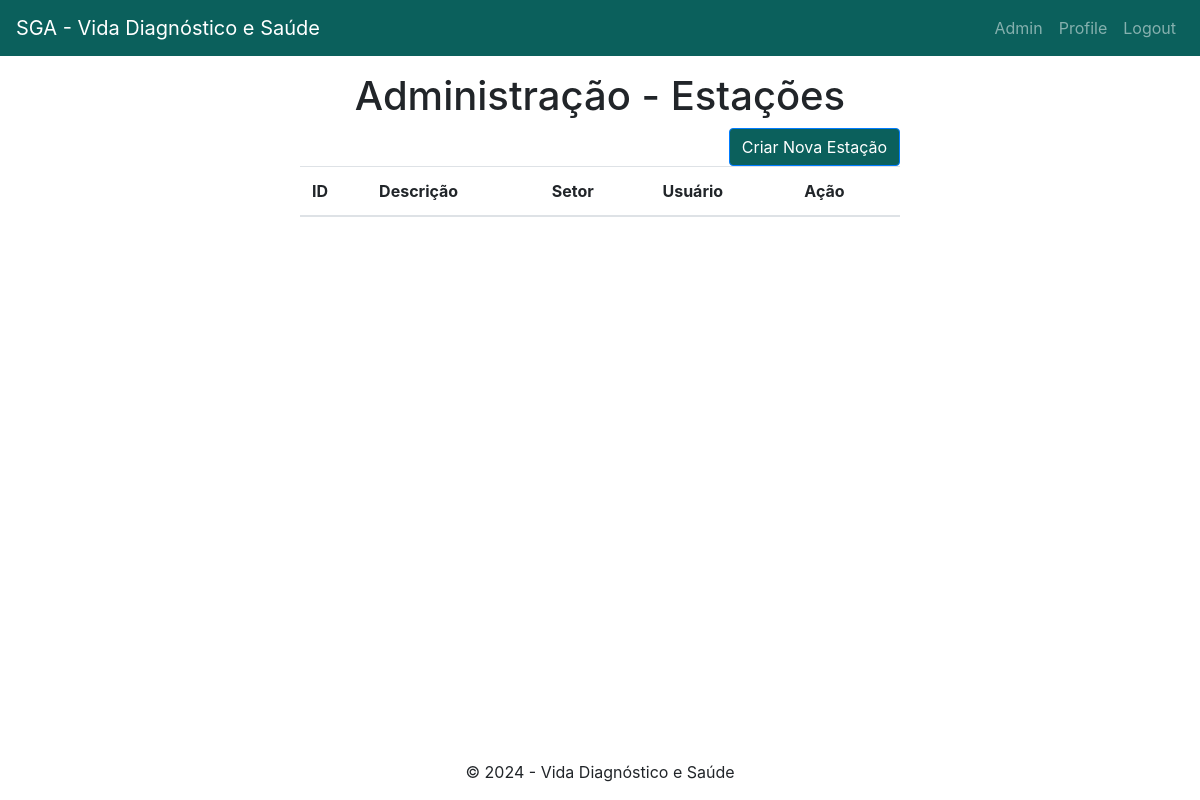
The page /estacoes (signed in) on the database as committed earlier.
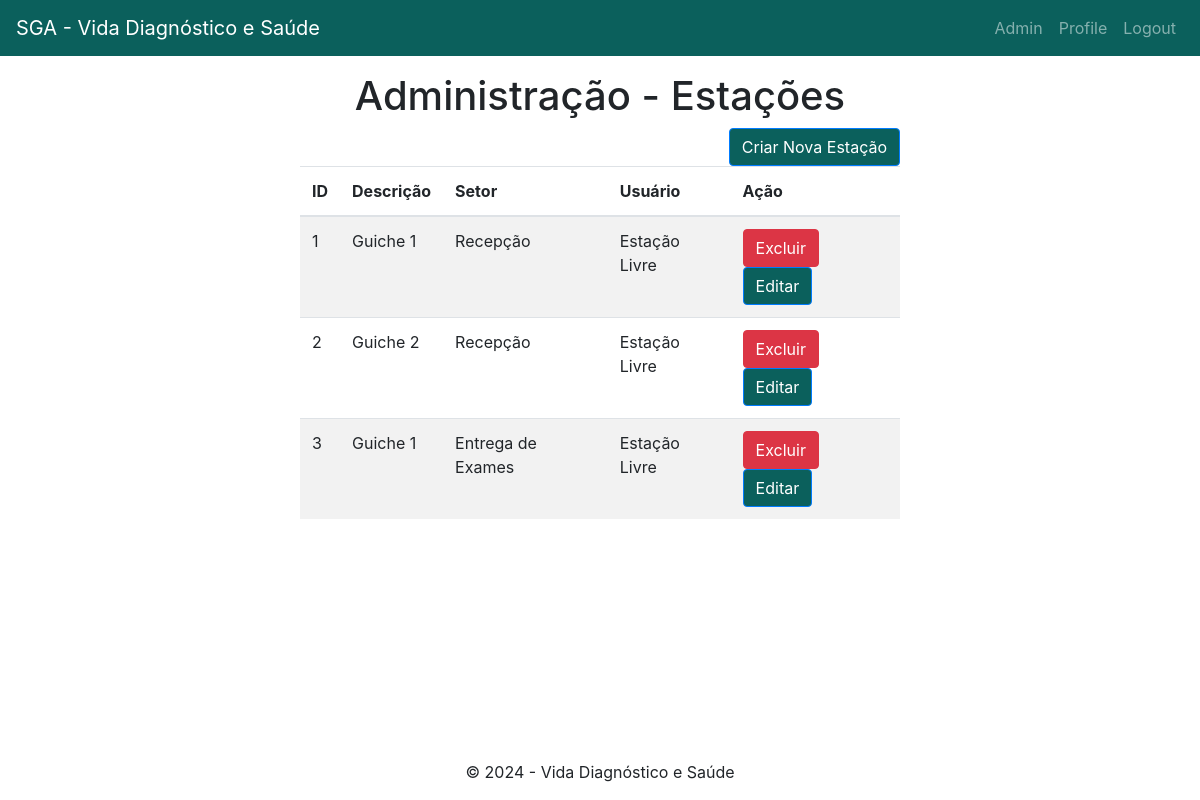
The same page on the database as committed later.
### models/estacao.py (models this page shows, shortened)
class Estacao(db.Model):
    id = db.Column(db.Integer, primary_key=True, autoincrement=True)
    id_setor = db.Column(db.Integer, nullable=False)
    id_usuario = db.Column(db.Integer)
    descricao = db.Column(db.String(255), nullable=False)

### models/setor.py (models this page shows, shortened)
class Setor(db.Model):
    id = db.Column(db.Integer, primary_key=True, autoincrement=True)
    descricao = db.Column(db.String(255), nullable=False)

### routes/estacoes.py (the view)
@estacao_bp.route("/estacoes", methods=["GET"])
@login_required
def estacoes():
    setores = obter_todos_setores()
    setores_descricao = {setor.id: setor.descricao for setor in setores}
    usuarios = obter_todos_usuarios()
    usuarios_descricao = {}
    for usuario in usuarios:
        if usuario.id_estacao is None:
            usuario_nome = "Estação Livre"
        else:
            usuario_nome = usuario.nome
        usuarios_descricao[usuario.id] = usuario_nome
    estacoes = obter_todas_estacoes()
    return render_template("/adm/estacoes.html", estacoes = estacoes, setores = setores_descricao, usuarios = usuarios_descricao)

### app.py (called while the page is built)
def create_app():
    app = Flask(__name__)
    app.config.from_pyfile("config.py")
    app.register_error_handler(401, erro_unautorized)
    app.register_error_handler(404, erro_page_not_found)
    app.register_error_handler(404, erro_internal_server)
    login_manager = LoginManager()
    login_manager.init_app(app)
    @login_manager.user_loader
    def load_user(usuario_id):
        return db.session.get(Usuario, usuario_id)
    db.init_app(app)
    register_blueprints(app)
    return app

### database.py (called while the page is built)
    def get_all(self):
        return self.Session.query(self.model_class).all()

### models/estacao.py (called while the page is built)
def obter_todas_estacoes():
    crud_estacao = CRUD(Estacao)
    estacoes = crud_estacao.get_all()
    return estacoes

### models/perfil.py (called while the page is built)
def obter_todos_perfis():
    crud_perfil = CRUD(Perfil)
    perfis = crud_perfil.get_all()
    return perfis

def obter_perfil_id(id_perfil):
    perfis = obter_todos_perfis()
    for perfil in perfis:
        if perfil.id == id_perfil:
            return perfil.descricao
    return None

### models/setor.py (called while the page is built)
def obter_todos_setores():
    crud_setor = CRUD(Setor)
    setores = crud_setor.get_all()
    return setores

### models/usuario.py (called while the page is built)
def obter_todos_usuarios():
    crud_usuarios = CRUD(Usuario)
    usuarios = crud_usuarios.get_all()
    return usuarios

    def is_adm(self):
        if self.perfil_str() == "Administrador":
            return True
        return False

    def perfil_str(self):
        from models.perfil import obter_perfil_id
        perfil = obter_perfil_id(self.id_perfil)
        return perfil

### templates/adm/estacoes.html
{% extends "base.html" %}
{% block content %}
    <h1>{% block title %}Administração - Estações{% endblock %}</h1>
    <div class="row">
        <div class="col-md-12">
            <div class="d-flex justify-content-end">
                <a href="{{ url_for('estacoes.criar') }}" class="btn btn-primary">Criar Nova Estação</a>
            </div>
        </div>
    </div>
    <table class="table table-striped">
        <thead>
            <tr>
                <th>ID</th>
                <th>Descrição</th>
                <th>Setor</th>
                <th>Usuário</th>
                <th>Ação</th>
            </tr>
        </thead>
        <tbody>
            {% for estacao in estacoes %}
                <tr>
                    <td>{{ estacao.id }}</td>
                    <td>{{ estacao.descricao }}</td>
                    <td>{{ setores.get(estacao.id_setor) }}</td>
                    <td>{{ usuarios.get(estacao.id_usuario) or "Estação Livre" }}</td>
                    <td>
                        <a href="{{ url_for('estacoes.excluir', estacao_id=estacao.id) }}" class="btn btn-danger">Excluir</a>
                        <a href="{{ url_for('estacoes.editar', estacao_id=estacao.id) }}" class="btn btn-primary">Editar</a>
                    </td>
                </tr>
            {% endfor %}
        </tbody>
    </table>
{% endblock %}

### templates/base.html (shortened to what this page needs)
<!DOCTYPE html>
<html lang="pt-BR" class="h-100">
    <head>
        <link rel="stylesheet" href="https://stackpath.bootstrapcdn.com/bootstrap/4.5.2/css/bootstrap.min.css">
        <link rel="stylesheet" href="{{ url_for('static', filename='style.css') }}">
    </head>
    <body class="d-flex flex-column h-100">
        <header class="navbar navbar-expand-sm navbar-dark" style="background-color: #0B605C;">
            {% if current_user.is_authenticated %}
                <a href="{{ url_for('usuarios.base') }}" class="navbar-brand">SGA - Vida Diagnóstico e Saúde</a>
            {% else %}
                <a href="{{ url_for('usuarios.index') }}" class="navbar-brand">SGA - Vida Diagnóstico e Saúde</a>
            {% endif %}
            <ul class="navbar-nav ml-auto">
                {% if current_user.is_authenticated %}
                    {% if current_user.is_adm() %}
                        <li class="nav-item float-right">
                            <a href="{{ url_for('usuarios.adm') }}" class="nav-link">Admin</a>
                        </li>
                    {% endif %}
                    <li class="nav-item float-right">
                        <a href="{{ url_for('usuarios.profile') }}" class="nav-link">Profile</a>
                    </li>
                    <li class="nav-item float-right ml-auto">
                        <a href="{{ url_for('auth.logout') }}" class="nav-link">Logout</a>
                    </li>
                {% else %}
                    <li class="nav-item">
                        <a href="{{ url_for('auth.login') }}" class="nav-link">Login</a>
                    </li>
                {% endif %}
            </ul>
        </header>
        <div class="d-flex flex-column w-50 h-100 mx-auto mt-3">
            {% block content %}
            {% endblock content %}
        </div>
        {% block footer %}
            <div class="d-flex align-self-center text-center justify-content-center">
                <p>&copy; 2024 - Vida Diagnóstico e Saúde</p>
            </div>
        {% endblock footer %}
    </body>
</html>

### static/style.css (style rules this page uses)
h1 { text-align: center; }
.btn-primary, .btn-primary:hover, .btn-primary:active, .btn-primary:visited { background-color: #0B605C !important; }

Rows that differ between the two databases and show on the page:
added Estacao: id "1", descricao "Guiche 1", usuarios "Estação Livre"
now on this page (row unchanged): Setor: get "Recepção"
added Estacao: id "2", descricao "Guiche 2", usuarios "Estação Livre"
added Estacao: id "3", descricao "Guiche 1", usuarios "Estação Livre"
now on this page (row unchanged): Setor: get "Entrega de Exames"
